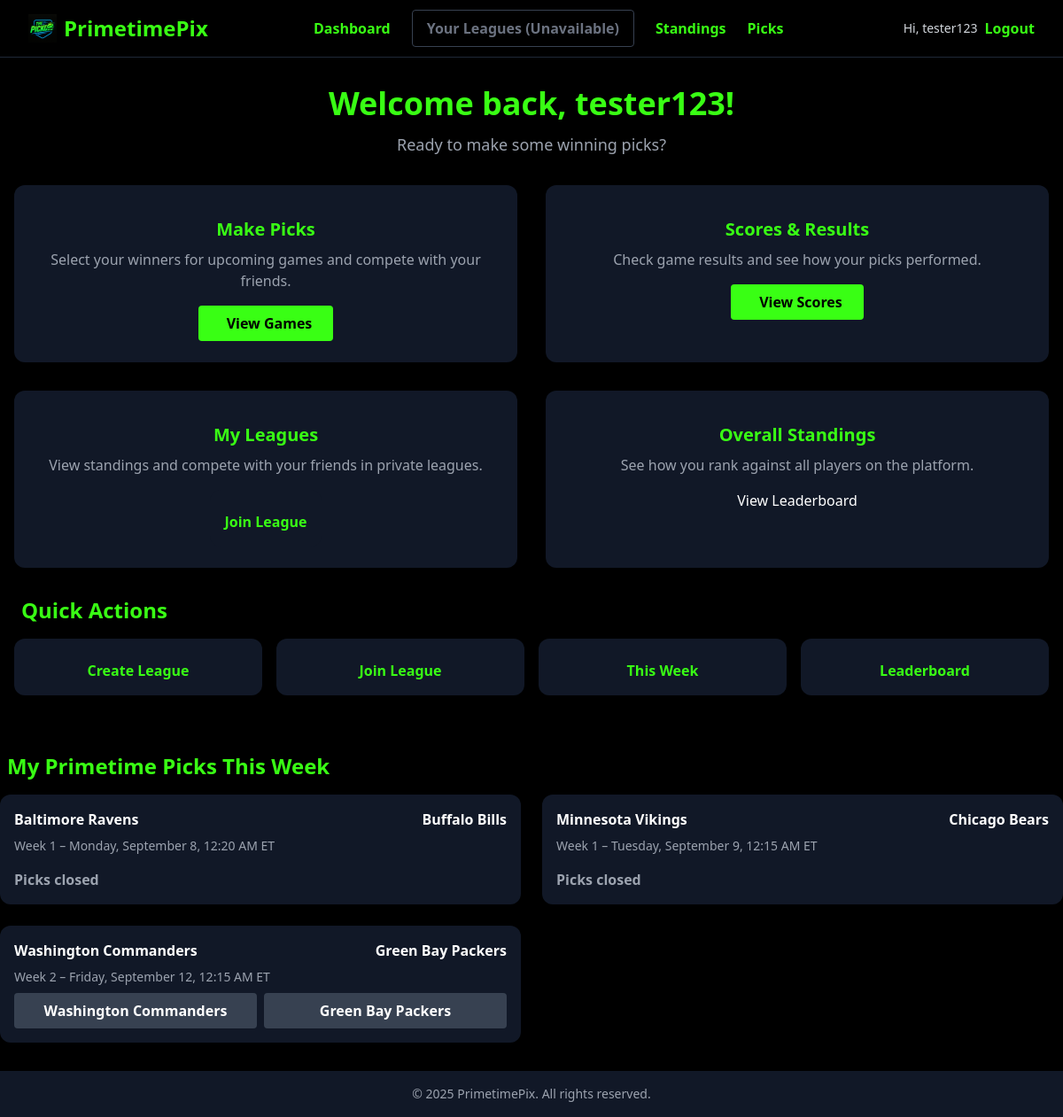
Page /users/dashboard/ (signed in) on the committed database.
### apps/games/models.py (models this page shows, shortened)
class Game(models.Model):
    SPORT_CHOICES = [
        ('NFL', 'National Football League'),
    ]
    STATUS_CHOICES = [
        ('scheduled', 'Scheduled'),
        ('in_progress', 'In Progress'),
        ('final', 'Final'),
        ('cancelled', 'Cancelled'),
    ]
    GAME_TYPE_CHOICES = [
        ('regular', 'Regular Season'),
        ('playoff', 'Playoff'),
        ('superbowl', 'Super Bowl'),
        ('wildcard', 'Wild Card'),
        ('divisional', 'Divisional'),
        ('conference', 'Conference Championship'),
    ]
    TEAM_LOGOS = {
        'Cardinals': 'https://a.espncdn.com/i/teamlogos/nfl/500/ari.png',
        'Falcons': 'https://a.espncdn.com/i/teamlogos/nfl/500/atl.png',
        'Ravens': 'https://a.espncdn.com/i/teamlogos/nfl/500/bal.png',
        'Bills': 'https://a.espncdn.com/i/teamlogos/nfl/500/buf.png',
        'Panthers': 'https://a.espncdn.com/i/teamlogos/nfl/500/car.png',
        'Bears': 'https://a.espncdn.com/i/teamlogos/nfl/500/chi.png',
        'Bengals': 'https://a.espncdn.com/i/teamlogos/nfl/500/cin.png',
        'Browns': 'https://a.espncdn.com/i/teamlogos/nfl/500/cle.png',
        'Cowboys': 'https://a.espncdn.com/i/teamlogos/nfl/500/dal.png',
        'Broncos': 'https://a.espncdn.com/i/teamlogos/nfl/500/den.png',
        'Lions': 'https://a.espncdn.com/i/teamlogos/nfl/500/det.png',
        'Packers': 'https://a.espncdn.com/i/teamlogos/nfl/500/gb.png',
        'Texans': 'https://a.espncdn.com/i/teamlogos/nfl/500/hou.png',
        'Colts': 'https://a.espncdn.com/i/teamlogos/nfl/500/ind.png',
        'Jaguars': 'https://a.espncdn.com/i/teamlogos/nfl/500/jax.png',
        'Chiefs': 'https://a.espncdn.com/i/teamlogos/nfl/500/kc.png',
        'Raiders': 'https://a.espncdn.com/i/teamlogos/nfl/500/lv.png',
        'Chargers': 'https://a.espncdn.com/i/teamlogos/nfl/500/lac.png',
        'Rams': 'https://a.espncdn.com/i/teamlogos/nfl/500/lar.png',
        'Dolphins': 'https://a.espncdn.com/i/teamlogos/nfl/500/mia.png',
        'Vikings': 'https://a.espncdn.com/i/teamlogos/nfl/500/min.png',
        'Patriots': 'https://a.espncdn.com/i/teamlogos/nfl/500/ne.png',
        'Saints': 'https://a.espncdn.com/i/teamlogos/nfl/500/no.png',
        'Giants': 'https://a.espncdn.com/i/teamlogos/nfl/500/nyg.png',
        'Jets': 'https://a.espncdn.com/i/teamlogos/nfl/500/nyj.png',
        'Eagles': 'https://a.espncdn.com/i/teamlogos/nfl/500/phi.png',
        'Steelers': 'https://a.espncdn.com/i/teamlogos/nfl/500/pit.png',
        '49ers': 'https://a.espncdn.com/i/teamlogos/nfl/500/sf.png',
        'Seahawks': 'https://a.espncdn.com/i/teamlogos/nfl/500/sea.png',
        'Buccaneers': 'https://a.espncdn.com/i/teamlogos/nfl/500/tb.png',
        'Titans': 'https://a.espncdn.com/i/teamlogos/nfl/500/ten.png',
        'Commanders': 'https://a.espncdn.com/i/teamlogos/nfl/500/wsh.png',
        'Washington': 'https://a.espncdn.com/i/teamlogos/nfl/500/wsh.png',
    }
    game_id = models.CharField(max_length=100, unique=True, default="default_game_id")
    season = models.IntegerField()
    week = models.IntegerField()
    game_type = models.CharField(max_length=20, choices=GAME_TYPE_CHOICES, default='regular')
    start_time = models.DateTimeField(db_index=True)
    home_team = models.CharField(max_length=50)
    away_team = models.CharField(max_length=50)
    home_score = models.IntegerField(null=True, blank=True)
    away_score = models.IntegerField(null=True, blank=True)
    status = models.CharField(max_length=20, choices=STATUS_CHOICES, default='scheduled')
    created_at = models.DateTimeField(auto_now_add=True)
    updated_at = models.DateTimeField(auto_now=True)
    class Meta:
        ordering = ['start_time']
    @property
    def start_time_et(self):
        if not self.start_time:
            return None
        eastern = pytz.timezone('US/Eastern')
        dt = self.start_time
        if timezone.is_naive(dt):
            dt = pytz.UTC.localize(dt)
        return dt.astimezone(eastern)
    @property
    def has_started(self):
        dt = self.start_time
        if timezone.is_naive(dt):
            dt = pytz.UTC.localize(dt)
        return timezone.now() >= dt
    @property
    def is_primetime(self):
        if not self.start_time:
            return False
        if self.game_type in ['playoff', 'wildcard', 'divisional', 'conference', 'superbowl']:
            return True
        et_time = self.start_time_et
        if not et_time:
            return False
        game_date = et_time.date()
        game_time = et_time.time()
        weekday = et_time.weekday()
        if self._is_holiday_game(game_date):
            return True
        if weekday == 3 and game_time >= time(19, 0):
            return True
        if weekday == 6 and game_time >= time(20, 0):
            return True
        if weekday == 0 and game_time >= time(19, 0):
            return True
        if weekday == 5 and game_time >= time(16, 30):
            return True
        return False
    def _is_holiday_game(self, game_date):
        year = game_date.year
        thanksgiving = self._get_thanksgiving_date(year)
        if game_date == thanksgiving:
            return True
        if game_date.month == 12 and game_date.day in [24, 25, 31]:
            return True
        if game_date.month == 1 and game_date.day == 1:
            return True
        return False
    def _get_thanksgiving_date(self, year):
        nov1 = date(year, 11, 1)
        days_until_thursday = (3 - nov1.weekday()) % 7
        first_thursday = nov1 + timedelta(days=days_until_thursday)
        return first_thursday + timedelta(weeks=3)
    def can_make_picks(self):
        return not self.has_started

### apps/users/views.py (the view)
# urls.py: path('dashboard/', views.dashboard, name='dashboard'),
@login_required
def dashboard(request):
    user = request.user
    leagues = user.leagues.all()
    league = leagues.first() if leagues.exists() else None
    current_week_start, current_week_end = get_current_week_dates()
    primetime_games = Game.objects.filter(
        start_time__date__gte=current_week_start,
        start_time__date__lte=current_week_end,
    ).order_by("week", "start_time")
    primetime_games = [g for g in primetime_games if is_primetime_game(g)]
    user_picks_qs = Pick.objects.filter(user=user, game__in=primetime_games).select_related("game")
    picks_dict = {p.game.id: p for p in user_picks_qs}
    for game in primetime_games:
        game.user_pick = picks_dict.get(game.id)
        game.locked = not game.can_make_picks()
    context = {
        'user': user,
        'league': league,
        'primetime_games': primetime_games,
    }
    return render(request, 'user_dashboard.html', context)

### apps/games/utils.py (called while the page is built)
def get_current_week_dates():
    today = timezone.now().date()
    days_since_monday = today.weekday()
    week_start = today - timedelta(days=days_since_monday)
    week_end = week_start + timedelta(days=6)
    return week_start, week_end

def is_primetime_game(game):
    try:
        if hasattr(game, 'is_primetime'):
            return game.is_primetime
        eastern = pytz.timezone('US/Eastern')
        et_time = game.start_time.astimezone(eastern)
        return et_time.time() >= PRIMETIME_START
    except (AttributeError, TypeError):
        return False

### apps/picks/context_processors.py (called while the page is built)
def user_leagues(request):
    if request.user.is_authenticated:
        leagues = League.objects.filter(is_approved=True, members=request.user)
        return {'user_leagues': leagues}
    return {'user_leagues': []}

### apps/users/templates/user_dashboard.html (shortened to what this page needs)
{% extends 'nflpix/base.html' %}
{% block content %}
<div class="max-w-7xl mx-auto px-4 py-8">
  <div class="text-center mb-8">
    <h1 class="text-4xl font-extrabold text-neon mb-3 font-orbitron">
      Welcome back, {{ user.username }}!
    </h1>
    <p class="text-lg text-gray-400">Ready to make some winning picks?</p>
  </div>
  <div class="grid grid-cols-1 md:grid-cols-2 gap-8 mb-8">
    <div class="bg-gray-900 rounded-xl shadow-neon p-6 flex flex-col items-center text-center">
      <h5 class="text-xl font-bold text-neon mb-2">Make Picks</h5>
      <p class="text-gray-400 mb-4">Select your winners for upcoming games and compete with your friends.</p>
      <a href="{% url 'schedule' %}" class="bg-neon text-black font-bold px-6 py-2 rounded hover:bg-green-400 transition flex items-center justify-center">
        View Games
      </a>
    </div>
    <div class="bg-gray-900 rounded-xl shadow-neon p-6 flex flex-col items-center text-center">
      <h5 class="text-xl font-bold text-neon mb-2">Scores & Results</h5>
      <p class="text-gray-400 mb-4">Check game results and see how your picks performed.</p>
      <a href="{% url 'view_score' %}" class="bg-neon text-black font-bold px-6 py-2 rounded hover:bg-green-400 transition flex items-center justify-center">
        View Scores
      </a>
    </div>
    <div class="bg-gray-900 rounded-xl shadow-neon p-6 flex flex-col items-center text-center">
      <h5 class="text-xl font-bold text-neon mb-2">My Leagues</h5>
      <p class="text-gray-400 mb-4">View standings and compete with your friends in private leagues.</p>
      {% if league %}
        <a href="{% url 'league_detail_no_id' %}" class="bg-neon text-black font-bold px-6 py-2 rounded hover:bg-green-400 transition flex items-center justify-center">
          <i class="fas fa-list mr-2"></i>View Leagues
        </a>
      {% else %}
        <a href="{% url 'league_detail_no_id' %}" class="bg-gray-900 rounded-xl shadow-neon p-4 flex flex-col items-center hover:bg-gray-800 transition">
          <span class="text-neon font-semibold">Join League</span>
        </a>
      {% endif %}
    </div>
    <div class="bg-gray-900 rounded-xl shadow-neon p-6 flex flex-col items-center text-center">
      <h5 class="text-xl font-bold text-neon mb-2">Overall Standings</h5>
      <p class="text-gray-400 mb-4">See how you rank against all players on the platform.</p>
        View Leaderboard
    </div>
  </div>
  <div class="mb-8">
    <h3 class="text-neon text-2xl font-bold mb-4 flex items-center">
      Quick Actions
    </h3>
    <div class="grid grid-cols-2 md:grid-cols-4 gap-4">
      <a href="{% url 'league_create_request' %}" class="bg-gray-900 rounded-xl shadow-neon p-4 flex flex-col items-center hover:bg-gray-800 transition">
        <span class="text-neon font-semibold">Create League</span>
      </a>
      <a href="{% url 'league_detail_no_id' %}" class="bg-gray-900 rounded-xl shadow-neon p-4 flex flex-col items-center hover:bg-gray-800 transition">
        <span class="text-neon font-semibold">Join League</span>
      </a>
      <a href="{% url 'schedule' %}" class="bg-gray-900 rounded-xl shadow-neon p-4 flex flex-col items-center hover:bg-gray-800 transition">
        <span class="text-neon font-semibold">This Week</span>
      </a>
      <a href="{% url 'general_standings' %}" class="bg-gray-900 rounded-xl shadow-neon p-4 flex flex-col items-center hover:bg-gray-800 transition">
        <span class="text-neon font-semibold">Leaderboard</span>
      </a>
    </div>
  </div>
</div>
<div class="mb-8">
  <h3 class="text-neon text-2xl font-bold mb-4 flex items-center">
    My Primetime Picks This Week
  </h3>
  {% if primetime_games %}
  <div class="grid grid-cols-1 md:grid-cols-2 gap-6">
    {% for game in primetime_games %}
    <div class="bg-gray-900 rounded-xl shadow-neon p-4 flex flex-col">
      <div class="flex justify-between items-center mb-2">
        <span class="font-semibold">{{ game.away_team }}</span>
        <span class="font-semibold">{{ game.home_team }}</span>
      </div>
      <div class="text-gray-400 text-sm mb-2">
        Week {{ game.week }} –
        {% if game.start_time_et %}
          {{ game.start_time_et|date:"l, F j, g:i A" }} ET
        {% else %}
          Time TBD
        {% endif %}
      </div>
      {% if not game.locked %}
      <form method="post" action="{% url 'schedule' %}?league={{ league.id }}">
        <div class="flex space-x-2">
          <button type="submit" name="pick_{{ game.id }}" value="away"
                  class="flex-1 bg-gray-700 hover:bg-gray-600 text-white font-bold py-2 rounded">
            {{ game.away_team }}
          </button>
          <button type="submit" name="pick_{{ game.id }}" value="home"
                  class="flex-1 bg-gray-700 hover:bg-gray-600 text-white font-bold py-2 rounded">
            {{ game.home_team }}
          </button>
        </div>
      </form>
      {% else %}
      <div class="text-gray-400 font-semibold mt-2">
        Picks closed
      </div>
      {% endif %}
    </div>
    {% endfor %}
  </div>
  {% else %}
  <div class="text-gray-400 mt-4">
    No primetime games available this week.
  </div>
  {% endif %}
</div>
{% endblock %}

### primetimepix/templates/nflpix/navbar.html (shortened to what this page needs)
{% load static %}
<nav class="bg-black border-b border-gray-800">
  <div class="max-w-7xl mx-auto px-4 sm:px-6 lg:px-8">
    <div class="flex justify-between items-center h-16">
    <a href="{% url 'landing_page' %}" class="flex items-center space-x-2">
  <img src="{% static 'img/pickemlogo.png' %}" alt="PrimetimePix Logo" class="h-8 w-auto">
  <span class="text-neon font-bold text-2xl font-orbitron">PrimetimePix</span>
</a>
      <div class="hidden md:flex items-center space-x-6">
        <a href="{% url 'dashboard' %}" class="nav-link">Dashboard</a>
        {% if league %}
          <a href="{% url 'league_detail' league.id %}" class="nav-link border border-indigo-600 text-indigo-400 px-4 py-2 rounded hover:bg-indigo-900 transition">Your Leagues</a>
        {% else %}
          <span class="nav-link border border-gray-700 text-gray-500 px-4 py-2 rounded cursor-not-allowed">Your Leagues (Unavailable)</span>
        {% endif %}
        <a href="{% url 'standings' %}" class="nav-link">Standings</a>
        <a href="{% url 'schedule' %}" class="nav-link">Picks</a>
      </div>
      <div class="hidden md:flex items-center ml-4">
        {% if user.is_authenticated %}
          <span class="text-gray-300 text-sm">Hi, {{ user.username }}</span>
          <a href="{% url 'logout' %}" class="ml-2 nav-link">Logout</a>
        {% else %}
          <a href="{% url 'login' %}" class="nav-link">Login</a>
          <a href="{% url 'signup' %}" class="nav-link">Sign Up</a>
        {% endif %}
      </div>
    </div>
  </div>
</nav>

### primetimepix/static/css/style.css (style rules this page uses)
body { font-family: 'Orbitron', sans-serif; background-color: #000; color: #f0f0f0; }
.nav-link { color: #39ff14; font-weight: 600; transition: all 0.2s ease-in-out; }
.text-neon { color: #39ff14; }
.bg-neon { background-color: #39ff14; }
::placeholder { color: #888; }

### rows in the picture
Game: away_team "Baltimore Ravens", home_team "Buffalo Bills", week "1", start_time_et "Monday, September 8, 12:20 AM", shows "Picks closed"
Game: away_team "Minnesota Vikings", home_team "Chicago Bears", week "1", start_time_et "Tuesday, September 9, 12:15 AM", shows "Picks closed"
Game: away_team "Washington Commanders", home_team "Green Bay Packers", week "2", start_time_et "Friday, September 12, 12:15 AM"

### other values in the picture
{{ user.username }} "tester123"
